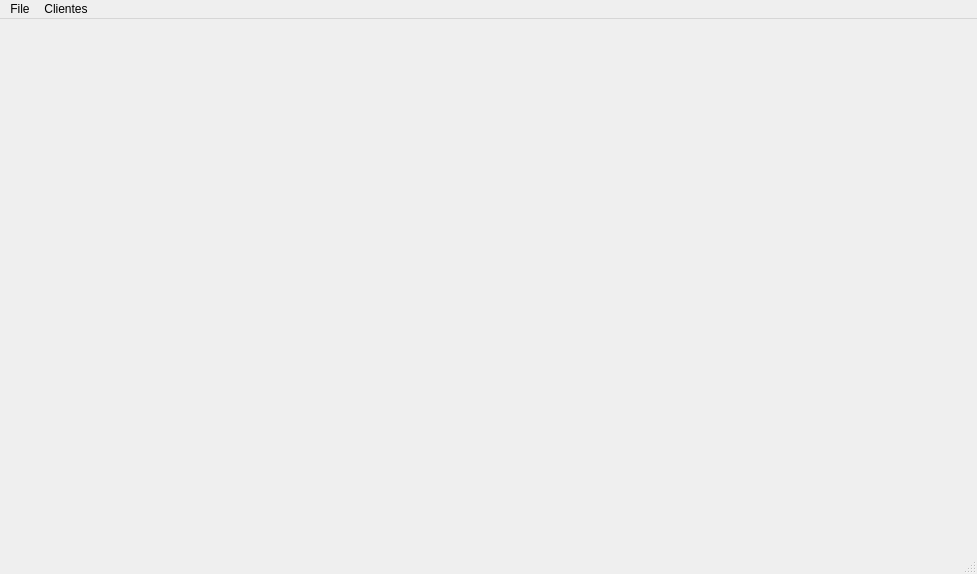
<?xml version="1.0" encoding="UTF-8"?>
<ui version="4.0">
 <class>MainWindow</class>
 <widget class="QMainWindow" name="MainWindow">
  <property name="geometry">
   <rect>
    <x>0</x>
    <y>0</y>
    <width>977</width>
    <height>574</height>
   </rect>
  </property>
  <property name="windowTitle">
   <string>MainWindow</string>
  </property>
  <widget class="QWidget" name="centralWidget">
   <property name="styleSheet">
    <string notr="true">#centralWidget{
border-image: url(:/images/images/back_ground.jpeg);}</string>
   </property>
  </widget>
  <widget class="QMenuBar" name="menuBar">
   <property name="geometry">
    <rect>
     <x>0</x>
     <y>0</y>
     <width>977</width>
     <height>22</height>
    </rect>
   </property>
   <widget class="QMenu" name="menuFile">
    <property name="title">
     <string>File</string>
    </property>
    <addaction name="actionConectar"/>
    <addaction name="separator"/>
    <addaction name="actionSair"/>
   </widget>
   <widget class="QMenu" name="menuClientes">
    <property name="title">
     <string>Clientes</string>
    </property>
    <widget class="QMenu" name="menuCadastrar">
     <property name="title">
      <string>Cadastrar</string>
     </property>
     <addaction name="action_Cadastrar_Pessoa_Fisica"/>
     <addaction name="action_Cadastrar_Pessoa_Juridica"/>
    </widget>
    <widget class="QMenu" name="menuPesquisa_e_Anota_es">
     <property name="title">
      <string>Pesquisa e Anotações</string>
     </property>
     <addaction name="action_Notes_Pessoa_Fisica"/>
     <addaction name="action_Notes_Pessoa_Juridica"/>
    </widget>
    <addaction name="menuPesquisa_e_Anota_es"/>
    <addaction name="menuCadastrar"/>
   </widget>
   <addaction name="menuFile"/>
   <addaction name="menuClientes"/>
  </widget>
  <widget class="QStatusBar" name="statusBar"/>
  <action name="actionConectar">
   <property name="text">
    <string>Conectar</string>
   </property>
  </action>
  <action name="actionSair">
   <property name="text">
    <string>Sair</string>
   </property>
  </action>
  <action name="action_Cadastrar_Pessoa_Fisica">
   <property name="text">
    <string>Pessoa Fisica</string>
   </property>
  </action>
  <action name="action_Cadastrar_Pessoa_Juridica">
   <property name="text">
    <string>Pessoa Juridica</string>
   </property>
  </action>
  <action name="action_Notes_Pessoa_Fisica">
   <property name="text">
    <string>Pessoa Fisica</string>
   </property>
  </action>
  <action name="action_Notes_Pessoa_Juridica">
   <property name="text">
    <string>Pessoa Juridica</string>
   </property>
  </action>
 </widget>
 <layoutdefault spacing="6" margin="11"/>
 <resources/>
 <connections/>
</ui>
